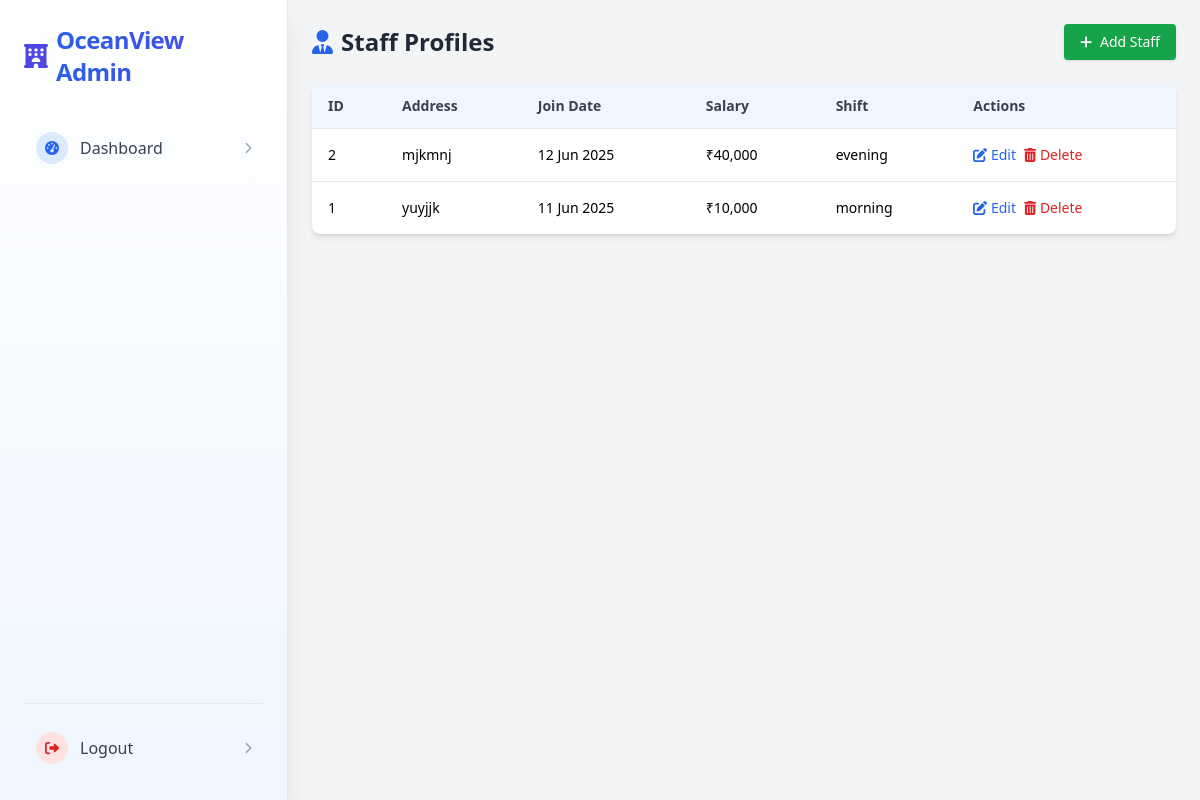
Screenshot of /staff.php (signed in) with the database file from the repository.
### tables this page shows
CREATE TABLE `staff_profiles` (
  `address` text DEFAULT NULL,
  `joining_date` date DEFAULT NULL,
  `salary` decimal(10,2) DEFAULT NULL,
  `shift` enum('morning','evening','night') DEFAULT NULL,
  `staff_id` int(11) NOT NULL
);

### staff.php (the view, shortened to what this page needs)
<?php
$host = 'localhost';
$db = 'hotelsystem';
$user = 'root';
$pass = '';
try {
    $pdo = new PDO("mysql:host=$host;dbname=$db", $user, $pass);
    $pdo->setAttribute(PDO::ATTR_ERRMODE, PDO::ERRMODE_EXCEPTION);
    $staff = $pdo->query("SELECT * FROM staff_profiles ORDER BY staff_id DESC")->fetchAll(PDO::FETCH_ASSOC);
} catch (PDOException $e) {
    die("DB Error: " . $e->getMessage());
}
?>
<!DOCTYPE html>
<html lang="en">
<head>
    <script src="https://cdn.tailwindcss.com"></script>
</head>
<body class="flex bg-gray-100 min-h-screen">
<?php include 'sidebar.php'; ?>
<div class="flex-1 p-4 md:p-6 overflow-x-hidden">
    <div class="flex flex-col md:flex-row justify-between items-start md:items-center mb-6 gap-4">
        <h1 class="text-xl md:text-2xl font-bold text-gray-800 flex items-center">
            <i class="fas fa-user-tie mr-2 text-blue-600"></i>Staff Profiles
        </h1>
        <a href="add_staff.php" class="bg-green-600 hover:bg-green-700 text-white px-4 py-2 rounded shadow text-sm flex items-center gap-2 w-full md:w-auto justify-center">
            <i class="fas fa-plus"></i> <span>Add Staff</span>
        </a>
    </div>
    <div class="bg-white shadow-md rounded-lg overflow-hidden">
        <div class="overflow-x-auto">
            <table class="min-w-full divide-y divide-gray-200 text-sm">
                <thead class="bg-blue-50">
                    <tr>
                        <th class="px-4 py-3 text-left font-semibold text-gray-700">ID</th>
                        <th class="px-4 py-3 text-left font-semibold text-gray-700 hidden sm:table-cell">Address</th>
                        <th class="px-4 py-3 text-left font-semibold text-gray-700">Join Date</th>
                        <th class="px-4 py-3 text-left font-semibold text-gray-700">Salary</th>
                        <th class="px-4 py-3 text-left font-semibold text-gray-700 hidden md:table-cell">Shift</th>
                        <th class="px-4 py-3 text-left font-semibold text-gray-700">Actions</th>
                    </tr>
                </thead>
                <tbody class="divide-y divide-gray-200">
                    <?php if (count($staff) > 0): ?>
                        <?php foreach ($staff as $member): ?>
                            <tr class="hover:bg-gray-50">
                                <td class="px-4 py-4 whitespace-nowrap"><?= $member['staff_id'] ?></td>
                                <td class="px-4 py-4 hidden sm:table-cell"><?= htmlspecialchars($member['address']) ?></td>
                                <td class="px-4 py-4 whitespace-nowrap"><?= date('d M Y', strtotime($member['joining_date'])) ?></td>
                                <td class="px-4 py-4 whitespace-nowrap">₹<?= number_format($member['salary']) ?></td>
                                <td class="px-4 py-4 hidden md:table-cell"><?= htmlspecialchars($member['shift']) ?></td>
                                <td class="px-4 py-4 whitespace-nowrap">
                                    <div class="flex flex-wrap gap-2">
                                        <a href="edit_staff.php?id=<?= $member['staff_id'] ?>" class="text-blue-600 hover:text-blue-800" title="Edit">
                                            <i class="fas fa-edit"></i> <span class="hidden sm:inline">Edit</span>
                                        </a>
                                        <a href="delete_staff.php?id=<?= $member['staff_id'] ?>" class="text-red-600 hover:text-red-800" onclick="return confirm('Are you sure you want to delete this staff member?');" title="Delete">
                                            <i class="fas fa-trash-alt"></i> <span class="hidden sm:inline">Delete</span>
                                        </a>
                                    </div>
                                </td>
                            </tr>
                        <?php endforeach; ?>
                    <?php else: ?>
                        <tr>
                            <td colspan="6" class="px-6 py-6 text-center text-gray-500">No staff found.</td>
                        </tr>
                    <?php endif; ?>
                </tbody>
            </table>
        </div>
    </div>
</div>
</body>
</html>

### rows the page displays
staff_profiles: staff_id "2", address "mjkmnj", joining_date "12 Jun 2025", salary "40,000", shift "evening"
staff_profiles: staff_id "1", address "yuyjjk", joining_date "11 Jun 2025", salary "10,000", shift "morning"
